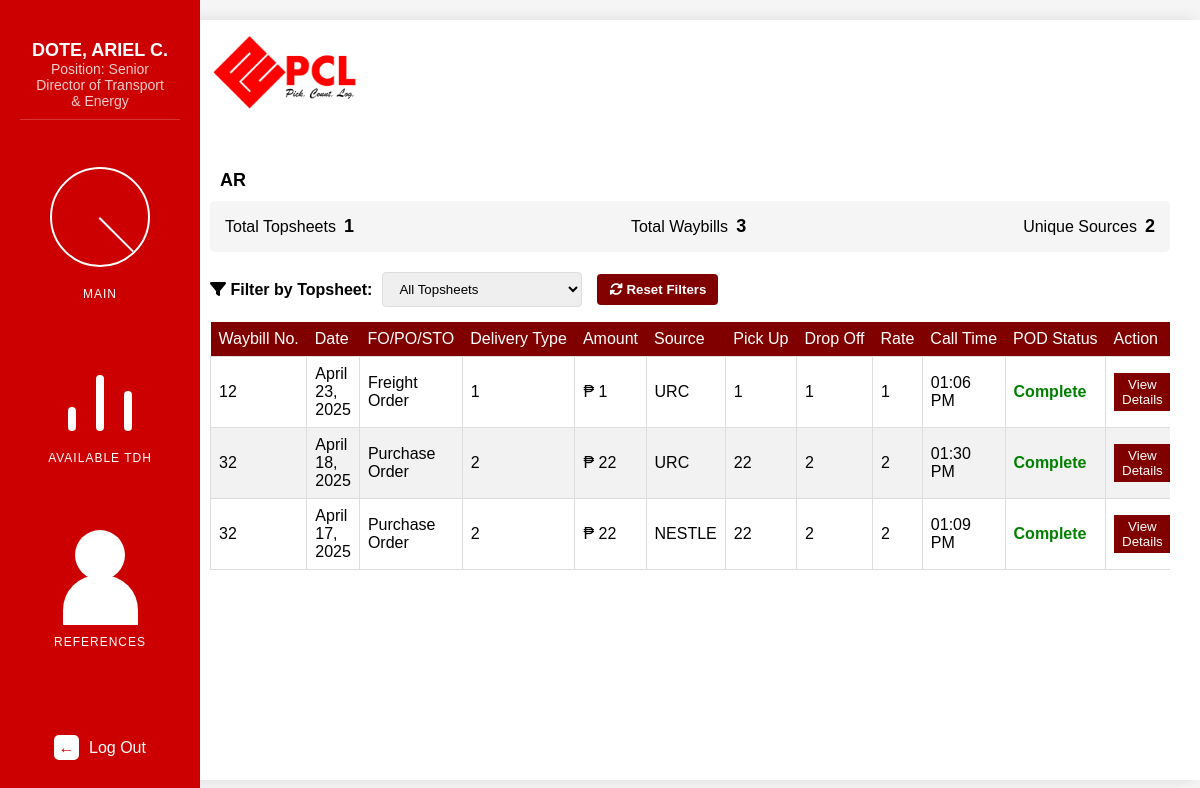
Page /ar.php (signed in) on the committed database.
### tables this page shows
CREATE TABLE `usertype` (
  `u_id` int(11) NOT NULL,
  `type` int(11) NOT NULL,
  `position` varchar(255) NOT NULL
);

CREATE TABLE `customerservice` (
  `cs_id` int(11) NOT NULL,
  `waybill` int(11) NOT NULL,
  `date` date NOT NULL,
  `status` enum('Freight Order','Purchase Order','Stock Transfer Order','') NOT NULL,
  `delivery_type` varchar(255) NOT NULL,
  `amount` int(11) NOT NULL,
  `source` varchar(255) NOT NULL,
  `pickup` varchar(255) NOT NULL,
  `dropoff` varchar(255) NOT NULL,
  `rate` varchar(255) NOT NULL,
  `call_time` time NOT NULL,
  `truck_id` int(11) NOT NULL,
  `odo_in` int(11) NOT NULL,
  `odo_out` int(11) NOT NULL,
  `odo_total` int(11) NOT NULL,
  `driver` varchar(255) NOT NULL,
  `helper1` varchar(255) NOT NULL,
  `helper2` varchar(255) NOT NULL,
  `situation` varchar(255) NOT NULL,
  `budget_status` enum('Pending','Budgeted') DEFAULT NULL,
  `ts_id` varchar(20) DEFAULT NULL
);

CREATE TABLE `pod` (
  `pod_id` int(11) NOT NULL,
  `cs_id` int(11) NOT NULL,
  `pod_status` enum('Complete','Incomplete') NOT NULL,
  `date_received` date NOT NULL,
  `Remarks` enum('No Stamp','No Sign','No Counter','Missing Docs','Done') NOT NULL,
  `pod_transmittal` varchar(255) NOT NULL,
  `date_transmitted` date NOT NULL,
  `odo_out` int(11) NOT NULL,
  `odo_in` int(11) NOT NULL,
  `odo_total` int(11) NOT NULL
);

### public_html/fetch_pod.php (called while the page is built, shortened)
<?php
require_once 'connection.php';
function getPendingTrips() {
    global $conn;
    $trips = array();
    try {
        $sql = "SELECT cs.*,
                p.pod_status, p.date_received, p.Remarks, p.pod_transmittal, p.date_transmitted,
                p.odo_out, p.odo_in, p.odo_total,
                ar.invoice_number, ar.date_received AS ar_date_received, ar.remarks AS ar_remarks,
                CONCAT(t.model, ', ', t.truck_plate, ', ', t.truck_type) AS truck_details,
                d.fullname AS driver_name,
                h1.fullname AS helper1_name,
                h2.fullname AS helper2_name
                FROM customerservice cs
                INNER JOIN pod p ON cs.cs_id = p.cs_id
                LEFT JOIN ar ON cs.cs_id = ar.cs_id
                LEFT JOIN truck t ON cs.truck_id = t.truck_id
                LEFT JOIN driver d ON cs.driver = d.driver_id
                LEFT JOIN helper1 h1 ON cs.helper1 = h1.helper1_id
                LEFT JOIN helper2 h2 ON cs.helper2 = h2.helper2_id
                WHERE p.pod_status = 'Complete'
                ORDER BY cs.date DESC";
        $result = $conn->query($sql);
        if ($result->num_rows > 0) {
            while($row = $result->fetch_assoc()) {
                $trip = [
                    'cs_id' => $row['cs_id'],
                    'ts_id' => $row['ts_id'],
                    'waybill' => $row['waybill'],
                    'date' => $row['date'],
                    'status' => $row['status'],
                    'delivery_type' => $row['delivery_type'],
                    'amount' => $row['amount'],
                    'source' => $row['source'],
                    'pickup' => $row['pickup'],
                    'dropoff' => $row['dropoff'],
                    'rate' => $row['rate'],
                    'call_time' => $row['call_time'],
                    'truck_id' => $row['truck_id'],
                    'driver' => $row['driver_name'],
                    'helper1' => $row['helper1_name'],
                    'helper2' => $row['helper2_name'],
                    'pod_status' => $row['pod_status'],
                    'pod' => [
                        'date_received' => $row['date_received'],
                        'Remarks' => $row['Remarks'],
                        'pod_transmittal' => $row['pod_transmittal'],
                        'date_transmitted' => $row['date_transmitted'],
                        'odo_out' => $row['odo_out'],
                        'odo_in' => $row['odo_in'],
                        'odo_total' => $row['odo_total']
                    ],
                    'ar' => [
                        'invoice_number' => $row['invoice_number'],
                        'date_received' => $row['ar_date_received'],
                        'remarks' => $row['ar_remarks']
                    ]
                ];
                $trips[] = $trip;
            }
        }
    } catch (Exception $e) {
        error_log("Error fetching trips: " . $e->getMessage());
    }
    return $trips;
}
?>

### public_html/ar.php (the view, shortened to what this page needs)
<?php
require_once 'fetch_pod.php';
$trips = getPendingTrips();
$topsheets = [];
$waybillCount = 0;
$sources = [];
foreach ($trips as $trip) {
    $ts_id = $trip['ts_id'] ? $trip['ts_id'] : "No topsheet";
    if (!isset($topsheets[$ts_id])) {
        $topsheets[$ts_id] = 0;
    }
    $topsheets[$ts_id]++;
    $waybillCount++;
    if (!empty($trip['source'])) {
        $sources[$trip['source']] = true;
    }
}
$uniqueTopsheets = count($topsheets);
$uniqueSources = count($sources);
?>
<!DOCTYPE html>
<html lang="en">
<head>
    <link rel="stylesheet" href="assets/css/waybill.css">
    <link rel="stylesheet" href="https://cdnjs.cloudflare.com/ajax/libs/font-awesome/6.0.0/css/all.min.css">
</head>
<body oncontextmenu="return false" controlslist="nodownload">
    <div class="logo-wrapper">
        <img src="assets/img/logo.png" alt="PCL Logo" style="width: 150px; height: auto;">
    </div>
    <div class="sidebar">
        <div class="user-info">
            <div class="name"><?php echo htmlspecialchars($_SESSION["fullname"]); ?></div>
            <div class="role">Position:
            <?php
                $conn = new mysqli($servername, $username, $password, $dbname);
                $sql = "SELECT position FROM usertype WHERE u_id = " . $_SESSION["u_id"];
                $result = $conn->query($sql);
                if ($result->num_rows > 0) {
                    $row = $result->fetch_assoc();
                    echo htmlspecialchars($row["position"]);
                } else {
                    echo "Unknown";
                }
            ?>
            </div>
        </div>
        <div>
            <div class="metric-section" data-href="landingPage.php">
                <div class="chart-container">
                    <div class="pie-chart">
                        <div class="pie-slice"></div>
                    </div>
                </div>
                <div class="metric-title">MAIN</div>
            </div>
            <div class="metric-section" data-href="available.php">
                <div class="bar-container">
                    <div class="bar bar-1"></div>
                    <div class="bar bar-2"></div>
                    <div class="bar bar-3"></div>
                </div>
                <div class="metric-title">AVAILABLE TDH</div>
            </div>
            <div class="metric-section" data-href="references.php">
                <div class="chart-container">
                    <div class="people-icon">
                        <div class="people-head"></div>
                        <div class="people-body"></div>
                    </div>
                </div>
                <div class="metric-title">REFERENCES</div>
            </div>
        </div>
        <a href="logout.php" class="logout-link" id="logout-link">
            <div class="logout-section">
                <div class="logout-icon">←</div>
                <span>Log Out</span>
            </div>
        </a>
    </div>
    <div class="main-content">
        <div class="table-grid">
            <div class="pending-trip-section">
                <div class="trip-header">
                    <h2>AR</h2>
                </div>
                <div class="summary-card">
                    <div class="summary-item">
                        <span>Total Topsheets</span>
                        <span class="summary-value"><?php echo $uniqueTopsheets; ?></span>
                    </div>
                    <div class="summary-item">
                        <span>Total Waybills</span>
                        <span class="summary-value"><?php echo $waybillCount; ?></span>
                    </div>
                    <div class="summary-item">
                        <span>Unique Sources</span>
                        <span class="summary-value"><?php echo $uniqueSources; ?></span>
                    </div>
                </div>
                <div class="filter-section">
                    <div class="filter-control">
                        <label for="topsheet-filter"><i class="fas fa-filter"></i> Filter by Topsheet:</label>
                        <select id="topsheet-filter" class="filter-select">
                            <option value="all">All Topsheets</option>
                        </select>
                    </div>
                    <button id="reset-filters" class="submit-btn" style="padding: 8px 12px;">
                        <i class="fas fa-sync-alt"></i> Reset Filters
                    </button>
                </div>
                <div class="table-responsive">
                    <table class="trip-table">
                        <thead>
                            <tr>
                                <th>Waybill No.</th>
                                <th>Date</th>
                                <th>FO/PO/STO</th>
                                <th>Delivery Type</th>
                                <th>Amount</th>
                                <th>Source</th>
                                <th>Pick Up</th>
                                <th>Drop Off</th>
                                <th>Rate</th>
                                <th>Call Time</th>
                                <th>POD Status</th>
                                <th>Action</th>
                            </tr>
                        </thead>
                        <tbody id="tripTableBody">
                            <?php
                            if (count($trips) > 0) {
                                foreach ($trips as $trip) {
                                    echo "<tr data-id='" . $trip['cs_id'] . "' data-topsheet='" . ($trip['ts_id'] ? htmlspecialchars($trip['ts_id']) : "No topsheet") . "'>";
                                    echo "<td>" . $trip['waybill'] . "</td>";
                                    echo "<td>" . date("F j, Y", strtotime($trip['date'])) . "</td>";
                                    echo "<td>" . $trip['status'] . "</td>";
                                    echo "<td>" . $trip['delivery_type'] . "</td>";
                                    echo "<td> ₱ " . (isset($trip['amount']) ? $trip['amount'] : '') . "</td>";
                                    echo "<td>" . $trip['source'] . "</td>";
                                    echo "<td>" . $trip['pickup'] . "</td>";
                                    echo "<td>" . $trip['dropoff'] . "</td>";
                                    echo "<td>" . $trip['rate'] . "</td>";
                                    echo "<td>" . date("h:i A", strtotime($trip['call_time'])) . "</td>";
                                    echo "<td style='color: green; font-weight: bold;'>" . $trip['pod_status'] . "</td>";
                                    echo "<td><button class='update-btn' data-id='" . $trip['cs_id'] . "'>View Details</button></td>";
                                    echo "</tr>";
                                }
                            } else {
                                echo "<tr><td colspan='16'>No trips with complete POD found</td></tr>";
                            }
                            ?>
                        </tbody>
                    </table>
                </div>
            </div>
        </div>
    </div>
</body>
</html>

### public_html/assets/css/waybill.css (style rules this page uses)
* { margin: 0; padding: 0; box-sizing: border-box; font-family: 'Segoe UI', Tahoma, Geneva, Verdana, sans-serif; }
body { height: 100vh; display: flex; background-color: #f5f5f5; overflow-x: hidden; }
.sidebar { background-color: #cc0000; width: 200px; min-width: 200px; color: white; padding: 30px 20px; display: flex; flex-direction: column; align-items: center; justify-content: space-between; transition: all 0.3s ease; z-index: 100; }
.metric-section { display: flex; flex-direction: column; align-items: center; margin-bottom: 30px; width: 100%; }
.metric-title { font-size: 12px; letter-spacing: 1px; margin-top: 10px; margin-bottom: 20px; text-align: center; }
.chart-container { width: 100px; height: 100px; position: relative; margin-bottom: 10px; }
.pie-chart { width: 100%; height: 100%; border-radius: 50%; border: 2px solid white; position: relative; display: flex; align-items: center; justify-content: center; }
.pie-slice { position: absolute; width: 50%; height: 50%; top: 0; left: 50%; border-left: 2px solid white; transform-origin: bottom left; transform: rotate(45deg); }
.bar-container { display: flex; justify-content: center; align-items: flex-end; height: 80px; width: 100%; padding: 0 20px; margin-bottom: 10px; }
.bar { width: 8px; background-color: white; margin: 0 10px; border-radius: 10px; }
.bar-1 { height: 30%; }
.bar-2 { height: 70%; }
.bar-3 { height: 50%; }
.logout-section { margin-top: auto; display: flex; align-items: center; cursor: pointer; padding: 10px; border-radius: 5px; transition: background-color 0.3s; }
.logout-icon { width: 25px; height: 25px; background-color: white; border-radius: 5px; margin-right: 10px; display: flex; align-items: center; justify-content: center; color: #cc0000; font-weight: bold; }
.main-content { flex: 1; padding: 30px; background-color: white; border-radius: 20px 0 0 20px; margin: 20px 0 20px -20px; box-shadow: -5px 0 15px rgba(0, 0, 0, 0.1); display: flex; flex-direction: column; align-items: center; overflow-y: auto; }
.people-icon { width: 100px; height: 60px; position: relative; display: flex; align-items: center; justify-content: center; }
.people-head { width: 50px; height: 50px; background-color: white; border-radius: 50%; position: absolute; top: 15px; }
.people-body { width: 75px; height: 50px; background-color: white; position: absolute; top: 60px; border-radius: 35px 35px 0 0; }
.metric-section { cursor: pointer; transition: transform 0.3s ease, box-shadow 0.3s ease; }
.logout-link { text-decoration: none; color: inherit; display: block; }
.logo-wrapper { position: absolute; top: 35px; left: 210px; z-index: 50; }
.main-content { display: flex; flex-direction: column; }
.table-grid { margin-top: 100px; width: 100%; }
.pending-trip-section { width: 100%; margin-top: 20px; }
.trip-header { display: flex; justify-content: space-between; align-items: center; margin-bottom: 10px; flex-wrap: wrap; padding: 0 10px; }
.trip-header h2 { margin: 0; font-size: 18px; font-weight: bold; }
.table-responsive { overflow-x: auto; width: 100%; margin-bottom: 15px; -webkit-overflow-scrolling: touch; }
.trip-table { width: 100%; border-collapse: collapse; min-width: 800px; }
.trip-table th { background-color: #800000; color: white; padding: 8px; text-align: left; font-weight: normal; white-space: nowrap; }
.trip-table td { padding: 8px; border: 1px solid #ddd; }
.trip-table tr:nth-child(even) { background-color: #f2f2f2; }
.update-btn { background-color: #800000; color: white; border: none; padding: 4px 8px; cursor: pointer; width: 100%; display: block; }
* { box-sizing: border-box; font-family: Arial, sans-serif; }
body { margin: 0; padding: 0; background-color: #f5f5f5; }
.submit-btn { background-color: #800000; color: white; border: none; padding: 8px 15px; border-radius: 4px; cursor: pointer; font-weight: bold; }

### rows in the picture
usertype: position "Senior Director of Transport & Energy"
customerservice: waybill "12", date "April 23, 2025", status "Freight Order", delivery_type "1", amount "1", source "URC", pickup "1", dropoff "1", rate "1", call_time "01:06 PM", pod.pod_status "Complete"
customerservice: waybill "32", date "April 18, 2025", status "Purchase Order", delivery_type "2", amount "22", source "URC", pickup "22", dropoff "2", rate "2", call_time "01:30 PM", pod.pod_status "Complete"
customerservice: waybill "32", date "April 17, 2025", status "Purchase Order", delivery_type "2", amount "22", source "NESTLE", pickup "22", dropoff "2", rate "2", call_time "01:09 PM", pod.pod_status "Complete"

### other values in the picture
$_SESSION["fullname"] "DOTE, ARIEL C."
$uniqueTopsheets "1"
$waybillCount "3"
$uniqueSources "2"
